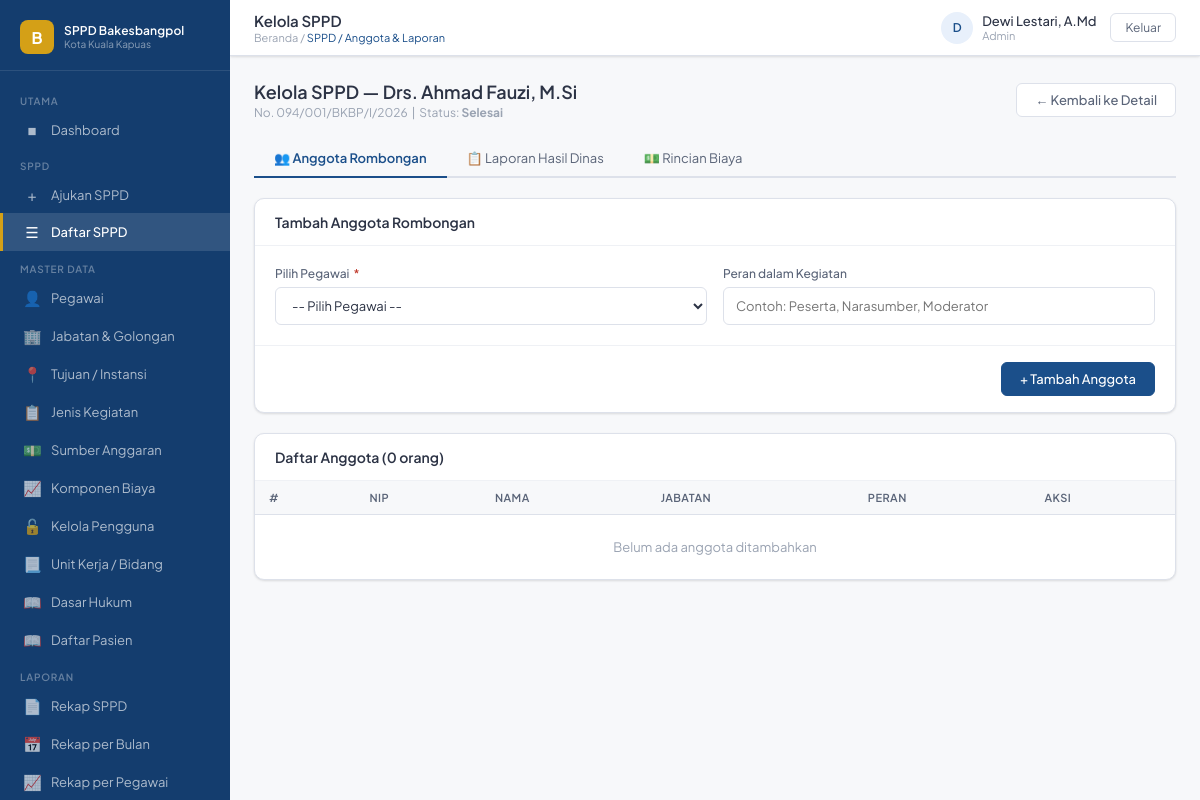
Screenshot of /pages/sppd/kelola.php?id=11 (signed in) with the database file from the repository.
### tables this page shows
CREATE TABLE `tb_sppd` (
  `id_sppd` int(11) NOT NULL,
  `no_sppd` varchar(50) DEFAULT NULL,
  `id_pengaju` int(11) NOT NULL,
  `id_kegiatan` int(11) NOT NULL,
  `id_tujuan` int(11) NOT NULL,
  `id_anggaran` int(11) NOT NULL,
  `keperluan` text NOT NULL,
  `tgl_berangkat` date NOT NULL,
  `tgl_kembali` date NOT NULL,
  `kendaraan` varchar(50) DEFAULT NULL,
  `transportasi_nama` varchar(100) DEFAULT NULL,
  `transportasi_no_tiket` varchar(50) DEFAULT NULL,
  `transportasi_biaya` decimal(15,0) DEFAULT NULL,
  `status` enum('draf','diajukan','diverifikasi','disetujui','ditolak','selesai') NOT NULL DEFAULT 'draf',
  `catatan_tolak` text DEFAULT NULL,
  `tgl_pengajuan` datetime DEFAULT NULL,
  `tgl_persetujuan` datetime DEFAULT NULL,
  `id_pimpinan` int(11) DEFAULT NULL
);

CREATE TABLE `tb_pegawai` (
  `id_pegawai` int(11) NOT NULL,
  `nip` varchar(30) NOT NULL,
  `nama_lengkap` varchar(100) NOT NULL,
  `id_jabatan` int(11) NOT NULL,
  `tempat_lahir` varchar(50) DEFAULT NULL,
  `tanggal_lahir` date DEFAULT NULL,
  `jenis_kelamin` enum('L','P') NOT NULL DEFAULT 'L',
  `unit_kerja` varchar(100) DEFAULT NULL,
  `no_hp` varchar(20) DEFAULT NULL,
  `email` varchar(100) DEFAULT NULL,
  `foto` varchar(255) DEFAULT NULL,
  `status` enum('aktif','nonaktif') NOT NULL DEFAULT 'aktif',
  `jenis_pegawai` enum('PNS','PPPK','Kontrak','Honorer','Tenaga Ahli') DEFAULT 'PNS'
);

### pages/sppd/kelola.php (the view, shortened to what this page needs)
<?php
require_once '../../config/koneksi.php'; require_once '../../includes/header.php';
$id   = (int)($_GET['id'] ?? 0);
$tab  = $_GET['tab'] ?? 'anggota';
$sppd = $conn->query("SELECT s.*,p.nama_lengkap FROM tb_sppd s JOIN tb_pegawai p ON s.id_pengaju=p.id_pegawai WHERE s.id_sppd=$id")->fetch_assoc();
$anggota    = $conn->query("SELECT sa.*,pg.nama_lengkap,pg.nip,jb.nama_jabatan FROM tb_sppd_anggota sa JOIN tb_pegawai pg ON sa.id_pegawai=pg.id_pegawai JOIN tb_jabatan jb ON pg.id_jabatan=jb.id_jabatan WHERE sa.id_sppd=$id");
?>
<div class="page-head">
  <div>
    <h2>Kelola SPPD — <?=htmlspecialchars($sppd['nama_lengkap'])?></h2>
    <p><?=$sppd['no_sppd']?'No. '.htmlspecialchars($sppd['no_sppd']):'Belum diterbitkan'?> &nbsp;|&nbsp; Status: <strong><?=ucfirst($sppd['status'])?></strong></p>
  </div>
  <a href="/sppd/pages/sppd/detail.php?id=<?=$id?>" class="btn btn-secondary">&#8592; Kembali ke Detail</a>
</div>
<div style="display:flex;gap:0;margin-bottom:20px;border-bottom:2px solid var(--gray-200)">
  <?php foreach(['anggota'=>'&#128101; Anggota Rombongan','laporan'=>'&#128203; Laporan Hasil Dinas','biaya'=>'&#128181; Rincian Biaya'] as $t=>$l): ?>
  <a href="?id=<?=$id?>&tab=<?=$t?>" style="padding:10px 20px;font-size:13px;font-weight:<?=$tab===$t?'600':'400'?>;color:<?=$tab===$t?'var(--primary)':'var(--gray-600)'?>;border-bottom:<?=$tab===$t?'2px solid var(--primary)':'2px solid transparent'?>;margin-bottom:-2px;text-decoration:none"><?=$l?></a>
  <?php endforeach; ?>
</div>
<?php if ($tab==='anggota'): ?>
<div class="card">
  <div class="card-header"><div class="card-title">Tambah Anggota Rombongan</div></div>
  <form method="POST">
    <div class="card-body">
      <div class="form-grid">
        <div class="form-group">
          <label class="form-label">Pilih Pegawai <span class="req">*</span></label>
          <select class="form-control" name="id_pegawai" required>
            <option value="">-- Pilih Pegawai --</option>
          </select>
        </div>
        <div class="form-group">
          <label class="form-label">Peran dalam Kegiatan</label>
          <input class="form-control" name="peran" placeholder="Contoh: Peserta, Narasumber, Moderator">
        </div>
      </div>
    </div>
    <div class="form-footer"><button type="submit" class="btn btn-primary">+ Tambah Anggota</button></div>
  </form>
</div>
<div class="card">
  <div class="card-header"><div class="card-title">Daftar Anggota (<?=$anggota->num_rows?> orang)</div></div>
  <div class="table-wrap"><table>
    <thead><tr><th>#</th><th>NIP</th><th>Nama</th><th>Jabatan</th><th>Peran</th><th>Aksi</th></tr></thead>
    <tbody>
      <?php $no=1; while($a=$anggota->fetch_assoc()): ?>
      <tr><td><?=$no++?></td><td><?=htmlspecialchars($a['nip'])?></td><td><?=htmlspecialchars($a['nama_lengkap'])?></td><td><?=htmlspecialchars($a['nama_jabatan'])?></td><td><?=htmlspecialchars($a['peran']??'-')?></td>
      <td><a href="?id=<?=$id?>&tab=anggota&hapus_anggota=<?=$a['id_anggota']?>" class="btn btn-danger btn-sm" onclick="return confirm('Hapus anggota ini?')">Hapus</a></td></tr>
      <?php endwhile; if($anggota->num_rows===0): ?>
      <tr><td colspan="6" style="text-align:center;color:var(--gray-400);padding:24px">Belum ada anggota ditambahkan</td></tr>
      <?php endif; ?>
    </tbody>
  </table></div>
</div>
<?php endif; ?>
<?php require_once '../../includes/footer.php'; ?>

### assets/css/style.css (style rules this page uses)
:root { --primary: #1B4F8A; --primary-dk: #143D6E; --primary-lt: #E8F0FB; --accent: #D4A017; --success: #1A7F5A; --success-lt: #E6F5EE; --danger: #C0392B; --danger-lt: #FDECEA; --warning: #B7770D; --warning-lt: #FEF6E4; --gray-50: #F7F8FA; --gray-100: #EFF1F5; --gray-200: #DDE1EA; --gray-400: #9AA3B2; --gray-600: #5A6478; --gray-800: #2C3345; --white: #FFFFFF; --sidebar-w: 230px; --topbar-h: 56px; --radius: 10px; --radius-sm: 6px; --shadow: 0 1px 3px rgba(0,0,0,.08), 0 1px 2px rgba(0,0,0,.05); --shadow-md: 0 4px 12px rgba(0,0,0,.10); --font: 'Plus Jakarta Sans', sans-serif; }
*, *::before, *::after { box-sizing: border-box; margin: 0; padding: 0; }
body { font-family: var(--font); font-size: 14px; color: var(--gray-800); background: var(--gray-50); }
a { text-decoration: none; color: inherit; }
input, select, textarea, button { font-family: var(--font); }
.page-head { display: flex; align-items: center; justify-content: space-between; margin-bottom: 20px; }
.page-head h2 { font-size: 18px; font-weight: 600; color: var(--gray-800); }
.page-head p { font-size: 12px; color: var(--gray-400); margin-top: 2px; }
.card { background: var(--white); border-radius: var(--radius); border: 1px solid var(--gray-200); box-shadow: var(--shadow); margin-bottom: 20px; }
.card-header { padding: 14px 20px; border-bottom: 1px solid var(--gray-100); display: flex; align-items: center; justify-content: space-between; }
.card-title { font-size: 14px; font-weight: 600; color: var(--gray-800); }
.card-body { padding: 20px; }
.btn { display: inline-flex; align-items: center; gap: 6px; padding: 8px 18px; border-radius: var(--radius-sm); font-size: 13px; font-weight: 500; cursor: pointer; border: 1px solid transparent; transition: all .15s; }
.btn-primary { background: var(--primary); color: var(--white); border-color: var(--primary); }
.btn-secondary { background: var(--white); color: var(--gray-600); border-color: var(--gray-200); }
.form-grid { display: grid; grid-template-columns: 1fr 1fr; gap: 16px; }
.form-group { display: flex; flex-direction: column; gap: 6px; }
.form-label { font-size: 12px; font-weight: 500; color: var(--gray-600); }
.form-label .req { color: var(--danger); margin-left: 2px; }
.form-control { height: 38px; border: 1px solid var(--gray-200); border-radius: var(--radius-sm); padding: 0 12px; font-size: 13px; color: var(--gray-800); background: var(--white); transition: border-color .15s; }
select.form-control { cursor: pointer; }
.form-footer { padding: 16px 20px; border-top: 1px solid var(--gray-100); display: flex; align-items: center; justify-content: flex-end; gap: 10px; }
.table-wrap { overflow-x: auto; }
table { width: 100%; border-collapse: collapse; }
thead tr { background: var(--gray-50); }
th { padding: 10px 14px; font-size: 11px; font-weight: 600; color: var(--gray-600); text-align: left; letter-spacing: .04em; text-transform: uppercase; border-bottom: 1px solid var(--gray-200); white-space: nowrap; }
td { padding: 12px 14px; font-size: 13px; color: var(--gray-800); border-bottom: 1px solid var(--gray-100); vertical-align: middle; }
tr:last-child td { border-bottom: none; }

### rows the page displays
tb_sppd: id_pengaju.nama_lengkap "Drs. Ahmad Fauzi, M.Si", no_sppd "094/001/BKBP/I/2026", status "Selesai"

### other values shown
$halaman "Kelola SPPD"
$sub_judul "SPPD / Anggota & Laporan"
$inisial "D"
$nama "Dewi Lestari, A.Md"
$role "Admin"
$l "👥 Anggota Rombongan"
$l "📋 Laporan Hasil Dinas"
$l "💵 Rincian Biaya"
$anggota->num_rows "0"
